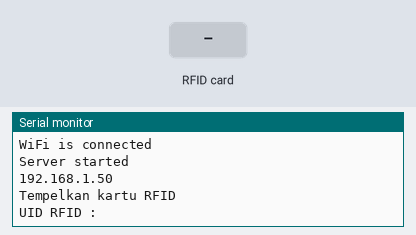
A sketch run on a simulated ESP8266 (NodeMCU). Parts: the last lines printed to the serial monitor. Inputs (shaded band) come from the test bench. WiFi joins after 1.5 s; servers stay silent unless stated.

Above: at 5.7 s.
5.8 s: RFID card 5E 7A 19 C4 held to the reader
At 7.8 s:
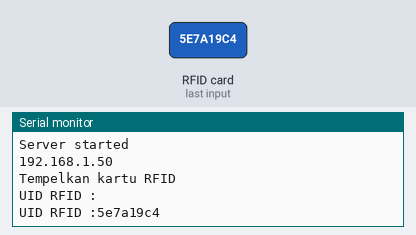
10.1 s: RFID card 12 34 56 78 held to the reader
At 11.9 s:
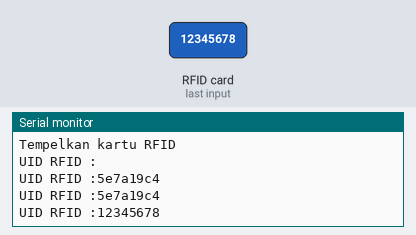

The sketch:

Program_Interfacing_RFID_dengan_NodeMCU.ino
```cpp
/***************************************
 * Project Interfacing RFID dengan NodeMCU V3
 * Board  : NodeMCU ESP8266 V3
 * Input  : RFID RC-522
 * Output : Serial Monitor, Web page
 * 99 Proyek IoT
 * www.ardutech.com
 ****************************************/

#include<Wire.h>
#include <SPI.h>
#include <MFRC522.h>
#include <ESP8266WiFi.h>

#define SS_PIN D4
#define RST_PIN D3
//---GANTI SESUAI DENGAN JARINGAN WIFI
//---HOTSPOT ANDA
const char* ssid     = "ArdutechWiFi"; // Nama Hotspot/WiFi
const char* password = "12345678"; //  Password

MFRC522 mfrc522(SS_PIN, RST_PIN);   // Create MFRC522 instance.
int statuss = 0;
int out = 0;
WiFiServer server(80);
String ID_TAG;
//============
void readRFID(byte *buffer, byte bufferSize)
{
  ID_TAG="";
  for(byte i = 0;i<bufferSize; i++)
  {
    ID_TAG=ID_TAG+String(buffer[i], HEX);
  }
}
//==============================
void setup()
{
  Serial.begin(9600);
  SPI.begin();
  mfrc522.PCD_Init();
  Serial.println();
  Serial.print("Connecting to ");
  Serial.println(ssid);
  WiFi.begin(ssid, password);
  while (WiFi.status() != WL_CONNECTED) {
    delay(500);
    Serial.print(".");
  }
  Serial.println("");
  Serial.println("WiFi is connected");

  Serial.println("Server started");
  Serial.println(WiFi.localIP());
  delay(3000);
  Serial.println("Tempelkan kartu RFID");
  server.begin();
}
void loop()
{
   if(!mfrc522.PICC_IsNewCardPresent() || !mfrc522.PICC_ReadCardSerial()){

   }
  readRFID(mfrc522.uid.uidByte, mfrc522.uid.size);
  Serial.print("UID RFID :");
  Serial.println(ID_TAG);

  WiFiClient client = server.available();
  client.println("HTTP/1.1 200 OK");
  client.println("Content-Type: text/html");
  client.println("Connection: close");
  client.println("Refresh: 10");
  client.println();
  client.println("<!DOCTYPE HTML>");
  client.println("<html>");
  client.print("<p style='text-align: center;'><span style='font-size: x-large;'><strong>RFID Reader</strong></span></p>");
  client.println("<hr size='5px' color='red' width='30%' align='centre'>");
  client.print("<p style='text-align: center;'><span style='font-size: x-large;'>www.ardutech.com</span></p>");
  client.print("<p style='text-align: center;'><span style='color: #0000ff;'><strong style='font-size: large;'>RFID= ");
  client.println(ID_TAG);
  client.print("</p>");
  client.println("</html>");
  delay(2000);
}
```

Measured:
- after the input at 5.8 s, the serial monitor: prints a new line after 0.78 s (image 1)
- after the input at 10.1 s, the serial monitor: prints a new line after 0.51 s (image 2)
